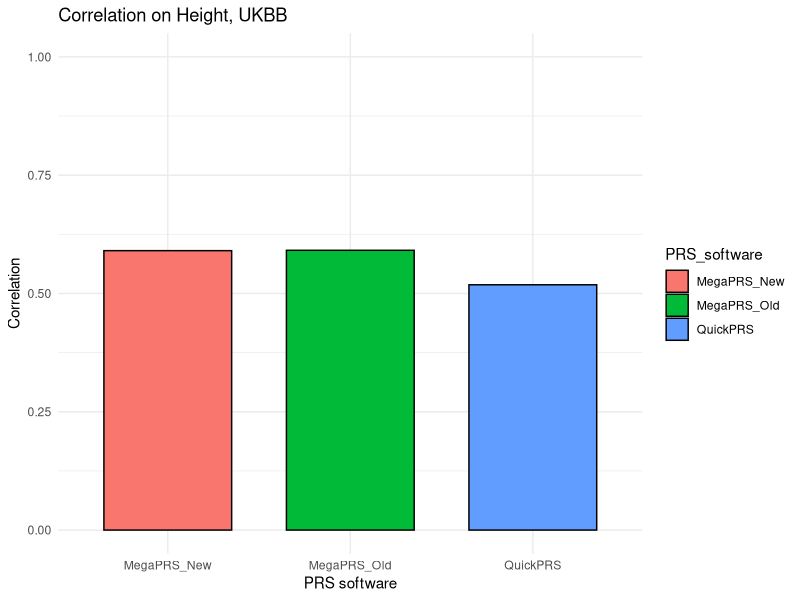

R code for this plot:
## ---- chunk 1
# library(GENESIS)
library(qqman)
library(tidyverse)
library(tidyr)
## ---- chunk 2

df <- data.frame(PRS_software = c("MegaPRS_New", "MegaPRS_Old", "QuickPRS"), Correlation = c(0.590507, 0.591267, 0.518388))

ggplot(df, aes(x = PRS_software, y = Correlation, fill = PRS_software)) +
  geom_bar(stat = "identity", color = "black", width = 0.7) + 
  labs(title = "Correlation on Height, UKBB", x = "PRS software",y = "Correlation") +
  ylim(0,1) +
  theme_minimal() 
